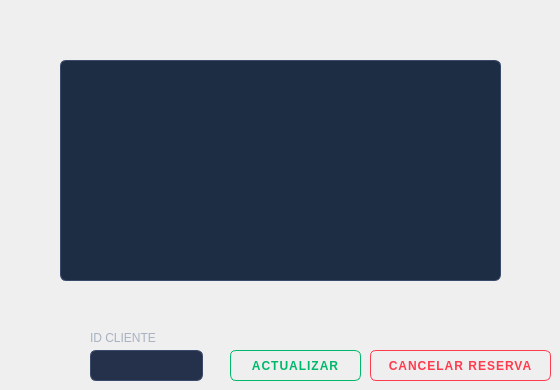
      <widget class="QWidget" name="tab_13">
       <attribute name="title">
        <string>HISTORIAL RESERVA</string>
       </attribute>
       <widget class="QPushButton" name="btnActualizarReservaUsuario">
        <property name="geometry">
         <rect>
          <x>230</x>
          <y>350</y>
          <width>131</width>
          <height>31</height>
         </rect>
        </property>
        <property name="styleSheet">
         <string notr="true">/* APROBAR */
QPushButton {
    background-color: transparent;
    color: #00B86B;
    border: 1px solid #00B86B;
    border-radius: 6px;
    padding: 8px 16px;
    font-family: &quot;Montserrat SemiBold&quot;;
    font-weight: 600;
    letter-spacing: 1px;
}
QPushButton:hover {
    background-color: #00B86B;
    color: #F1FAEE;
}
QPushButton:pressed {
    background-color: #009957;
    border: 1px solid #009957;
    color: #F1FAEE;
}</string>
        </property>
        <property name="text">
         <string>ACTUALIZAR</string>
        </property>
       </widget>
       <widget class="QTableWidget" name="tblHistorialReservas">
        <property name="geometry">
         <rect>
          <x>60</x>
          <y>60</y>
          <width>441</width>
          <height>221</height>
         </rect>
        </property>
        <property name="styleSheet">
         <string notr="true">QTableWidget {
    background-color: #1D2D44;
    alternate-background-color: #25314A;
    color: #F1FAEE;
    gridline-color: #3A4A6B;
    border-radius: 6px;
    border: 1px solid #3A4A6B;
}
QHeaderView::section {
    background-color: #0D1321;
    color: #F1FAEE;
    padding: 6px;
    border: none;
    font-weight: bold;
}</string>
        </property>
       </widget>
       <widget class="QLineEdit" name="txtIdCancelar">
        <property name="geometry">
         <rect>
          <x>90</x>
          <y>350</y>
          <width>113</width>
          <height>31</height>
         </rect>
        </property>
        <property name="styleSheet">
         <string notr="true">QLineEdit {
    background-color: #25314A;
    border: 1px solid #3A4A6B;
    border-radius: 6px;
    padding: 6px 10px;
    color: #F1FAEE;
    font-family: &quot;Montserrat&quot;;
    font-size: 13px;
}
QLineEdit:focus {
    border: 1px solid #4A6FA5;
}</string>
        </property>
       </widget>
       <widget class="QLabel" name="label_58">
        <property name="geometry">
         <rect>
          <x>90</x>
          <y>330</y>
          <width>81</width>
          <height>16</height>
         </rect>
        </property>
        <property name="styleSheet">
         <string notr="true">font-family: &quot;Montserrat Medium&quot;;
font-size: 12px;
color: #A8B2C1;
background: transparent;</string>
        </property>
        <property name="text">
         <string>ID CLIENTE</string>
        </property>
       </widget>
       <widget class="QPushButton" name="btnCancelarReserva">
        <property name="geometry">
         <rect>
          <x>370</x>
          <y>350</y>
          <width>181</width>
          <height>31</height>
         </rect>
        </property>
        <property name="styleSheet">
         <string notr="true">/* RECHAZAR */
QPushButton {
    background-color: transparent;
    color: #FF3B4E;
    border: 1px solid #FF3B4E;
    border-radius: 6px;
    padding: 8px 16px;
    font-family: &quot;Montserrat SemiBold&quot;;
    font-weight: 600;
    letter-spacing: 1px;
}
QPushButton:hover {
    background-color: #FF3B4E;
    color: #F1FAEE;
}
QPushButton:pressed {
    background-color: #D62638;
    border: 1px solid #D62638;
    color: #F1FAEE;
}</string>
        </property>
        <property name="text">
         <string>CANCELAR RESERVA</string>
        </property>
       </widget>
      </widget>
